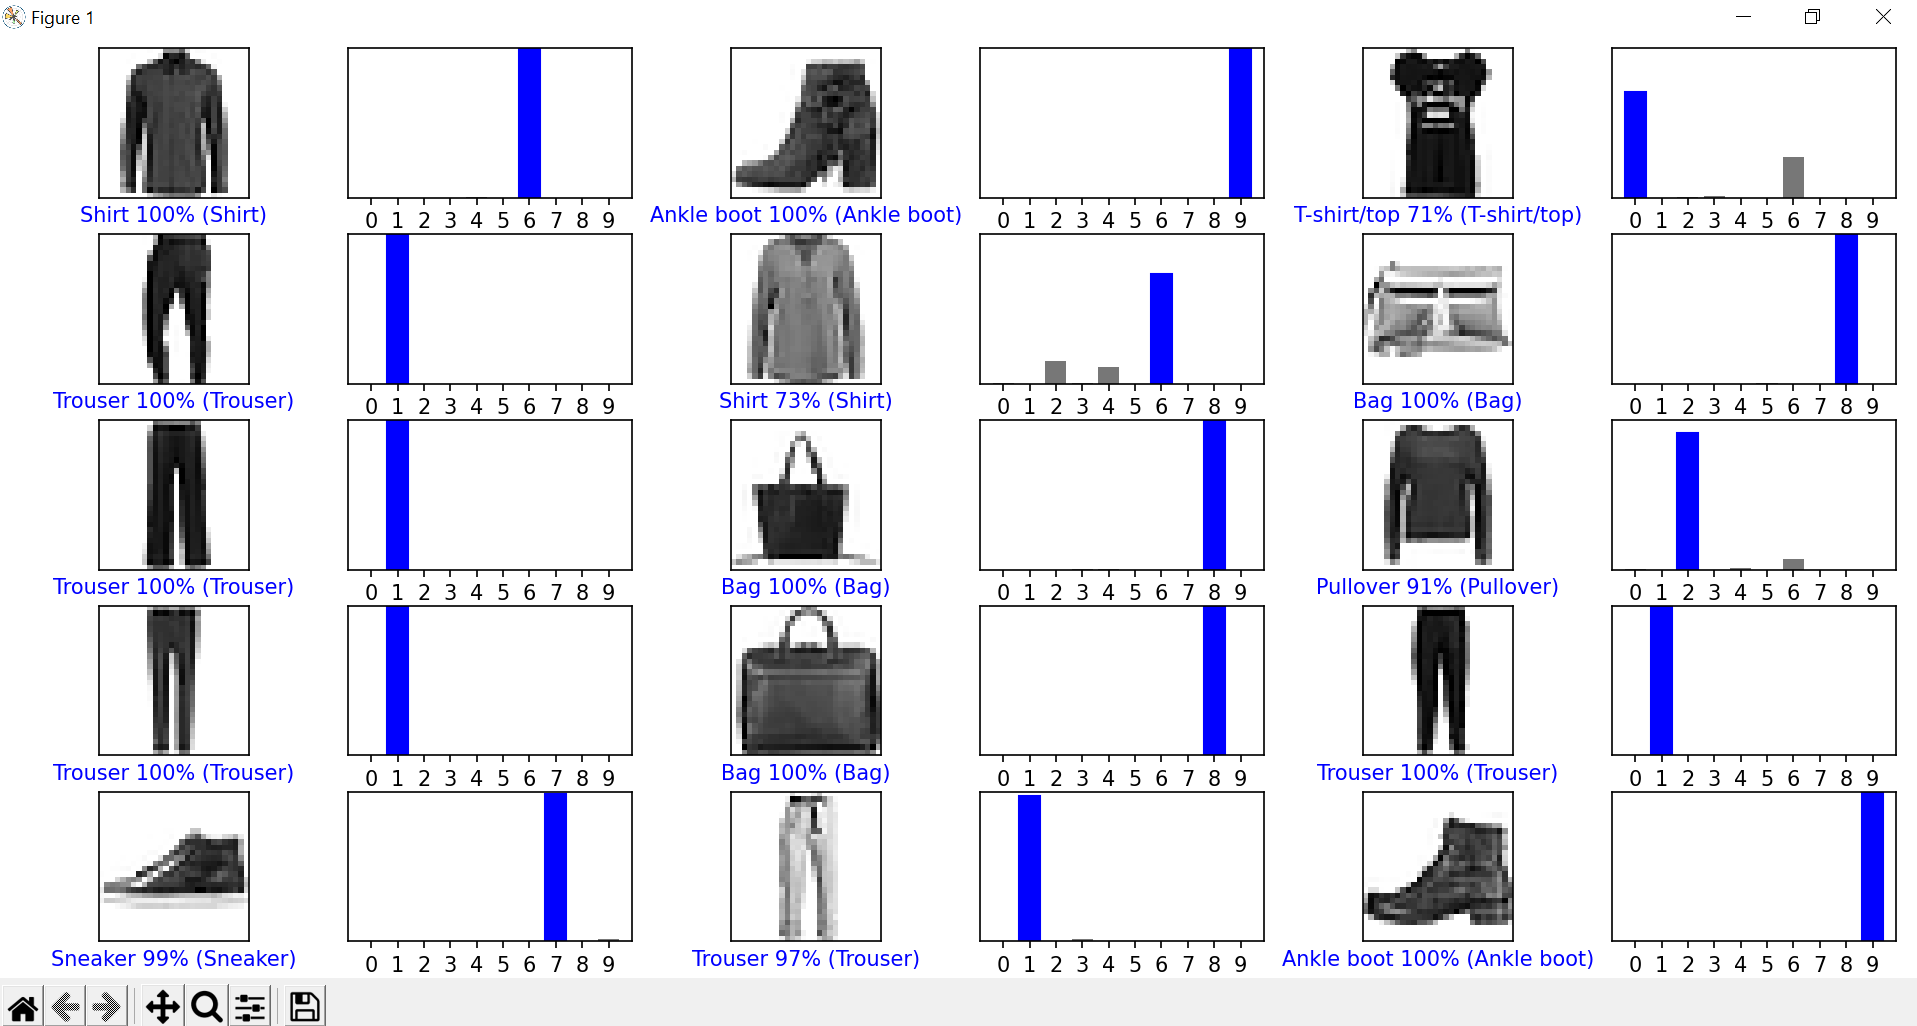

Here is the Python script that generated this plot:
# TensorFlow and tf.keras
import tensorflow as tf

# Helper libraries
import numpy as np
import matplotlib.pyplot as plt

print(tf.__version__)

fashion_mnist = tf.keras.datasets.fashion_mnist

(train_images, train_labels), (test_images, test_labels) = fashion_mnist.load_data()

class_names = ['T-shirt/top', 'Trouser', 'Pullover', 'Dress', 'Coat',
               'Sandal', 'Shirt', 'Sneaker', 'Bag', 'Ankle boot']

train_images.shape

len(train_labels)

train_labels

test_images.shape

len(test_labels)

plt.figure()
plt.imshow(train_images[0])
plt.colorbar()
plt.grid(False)
plt.show()

train_images = train_images / 255.0

test_images = test_images / 255.0

plt.figure(figsize=(10,10))
for i in range(25):
    plt.subplot(5,5,i+1)
    plt.xticks([])
    plt.yticks([])
    plt.grid(False)
    plt.imshow(train_images[i], cmap=plt.cm.binary)
    plt.xlabel(class_names[train_labels[i]])
plt.show()

model = tf.keras.Sequential([
    tf.keras.layers.Flatten(input_shape=(28, 28)),
    tf.keras.layers.Dense(128, activation='relu'),
    tf.keras.layers.Dense(10)
])

model.compile(optimizer='adam',
              loss=tf.keras.losses.SparseCategoricalCrossentropy(from_logits=True),
              metrics=['accuracy'])

model.fit(train_images, train_labels, epochs=10)

test_loss, test_acc = model.evaluate(test_images,  test_labels, verbose=2)

print('\nTest accuracy:', test_acc)

probability_model = tf.keras.Sequential([model, 
                                         tf.keras.layers.Softmax()])

predictions = probability_model.predict(test_images)

predictions[0]

np.argmax(predictions[0])

test_labels[0]

def plot_image(i, predictions_array, true_label, img):
  true_label, img = true_label[i], img[i]
  plt.grid(False)
  plt.xticks([])
  plt.yticks([])

  plt.imshow(img, cmap=plt.cm.binary)

  predicted_label = np.argmax(predictions_array)
  if predicted_label == true_label:
    color = 'blue'
  else:
    color = 'red'

  plt.xlabel("{} {:2.0f}% ({})".format(class_names[predicted_label],
                                100*np.max(predictions_array),
                                class_names[true_label]),
                                color=color)

def plot_value_array(i, predictions_array, true_label):
  true_label = true_label[i]
  plt.grid(False)
  plt.xticks(range(10))
  plt.yticks([])
  thisplot = plt.bar(range(10), predictions_array, color="#777777")
  plt.ylim([0, 1])
  predicted_label = np.argmax(predictions_array)

  thisplot[predicted_label].set_color('red')
  thisplot[true_label].set_color('blue')

i = 0
plt.figure(figsize=(6,3))
plt.subplot(1,2,1)
plot_image(i, predictions[i], test_labels, test_images)
plt.subplot(1,2,2)
plot_value_array(i, predictions[i],  test_labels)
plt.show()

i = 12
plt.figure(figsize=(6,3))
plt.subplot(1,2,1)
plot_image(i, predictions[i], test_labels, test_images)
plt.subplot(1,2,2)
plot_value_array(i, predictions[i],  test_labels)
plt.show()

# Plot the first X test images, their predicted labels, and the true labels.
# Color correct predictions in blue and incorrect predictions in red.
num_rows = 5
num_cols = 3
num_images = num_rows*num_cols
plt.figure(figsize=(2*2*num_cols, 2*num_rows))
for i in range(num_images):
  plt.subplot(num_rows, 2*num_cols, 2*i+1)
  plot_image(i+9000, predictions[i+9000], test_labels, test_images)
  plt.subplot(num_rows, 2*num_cols, 2*i+2)
  plot_value_array(i+9000, predictions[i+9000], test_labels)
plt.tight_layout()
plt.show()

# Grab an image from the test dataset.
img = test_images[1]

print(img.shape)

# Add the image to a batch where it's the only member.
img = (np.expand_dims(img,0))

print(img.shape)

predictions_single = probability_model.predict(img)

print(predictions_single)

plot_value_array(1, predictions_single[0], test_labels)
_ = plt.xticks(range(10), class_names, rotation=45)
plt.show()

np.argmax(predictions_single[0])
